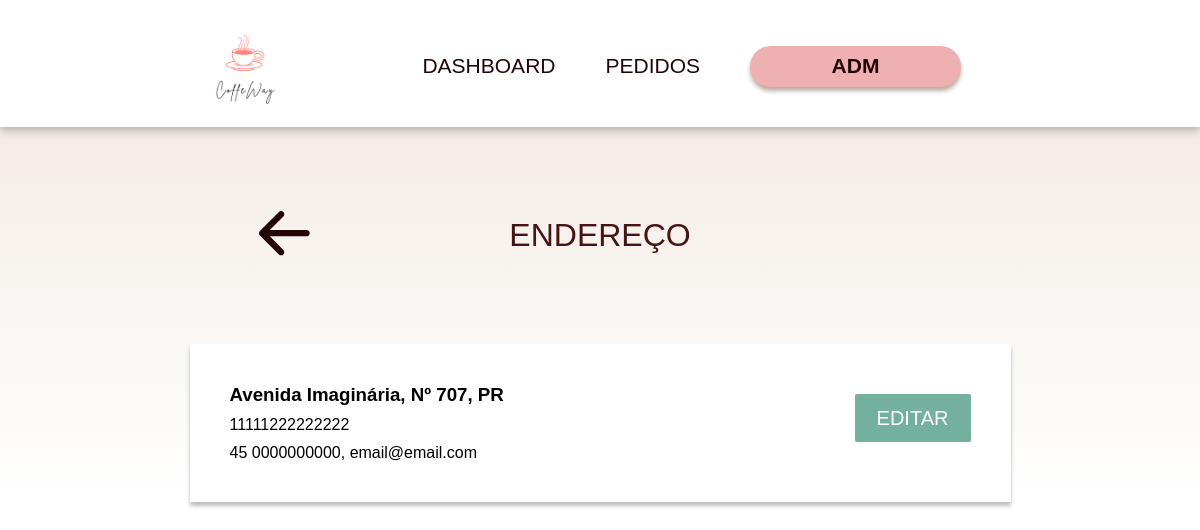
/listarEndereco.php, run on the app's committed database.
### tables this page shows
CREATE TABLE `loja` (
  `id` int(11) NOT NULL,
  `cnpj` varchar(14) NOT NULL,
  `uf` char(2) NOT NULL,
  `rua` varchar(200) NOT NULL,
  `telefone` varchar(18) NOT NULL,
  `email` varchar(90) NOT NULL
);

### listarEndereco.php (the view, shortened to what this page needs)
<?php
include_once('config/conexao.php');
$sql = "SELECT id, cnpj, uf, rua, telefone, email FROM loja";
mysqli_set_charset($conexao, "utf8");
$result = mysqli_query($conexao, $sql);
?>
<!DOCTYPE html>
<html lang="pt-br">
<head>
    <link rel="stylesheet" href="assets/css/styleAdm.css">
</head>
<body>
    <header>
        <div class="container header">
            <div class="logo">
                <a href=""><img class="logo" src="assets/images/logo.png" /></a>
            </div>
            <div class="menu">
                <nav>
                    <ul>
                        <li><a href="dashboard.php">DASHBOARD</a></li>
                        <li><a href="admPedidos.php">PEDIDOS</a></li>
                        <li>
                            <a href="adm.php">
                                <div class="admLogado"><?php echo $_SESSION['user_name']; ?><strong>ADM</strong></div>
                            </a>
                        </li>
                    </ul>
                </nav>
            </div>
    </header>
    <section class="areaEstilizada">
        <div class="menuAdmArea">
            <div class="tituloTopoArea">
                <div class="textoTopo">
                    <a class="setaVoltar" href="dashboard.php">
                    </a>
                    <p class="tituloCadastro">ENDEREÇO</p>
                </div>
            </div>
            <section class="listarEnderecoArea">
                <div class="listarEnderecoCaixa">
                    <?php
                    while ($row = mysqli_fetch_assoc($result)) {
                        $idEndereco = $row['id'];
                        $cnpj = $row['cnpj'];
                        $uf = $row['uf'];
                        $rua = $row['rua'];
                        $telefone = $row['telefone'];
                        $email = $row['email'];
                    ?>
                        <div class="listarEnderecoCaixas">
                            <div class="listarEnderecoDesc">
                                <h3><?php echo $rua; ?>, <?php echo $uf; ?></h3>
                                <p><?php echo $cnpj; ?></p>
                                <p><?php echo $telefone; ?>, <?php echo $email; ?></p>
                            </div>
                            <div class="listarEnderecoBotoes">
                                <form action="admEditarEndereco.php?idEndereco=<?php echo $idEndereco; ?>" method="get">
                                    <input class="listarEnderecoEditar" name="EditarEndereco" type="submit" value="EDITAR">
                                </form>
                            </div>
                        </div>
                    <?php
                    }
                    ?>
                </div>
            </section>
        </div>
    </section>
</body>
</html>

### assets/css/styleAdm.css (style rules this page uses)
* { padding: 0; margin: 0; box-sizing: border-box; }
body { font-family: 'Jost', sans-serif; }
header { display: flex; justify-content: center; padding-top: 10px; padding-bottom: 5px; background-color: #fff; filter: drop-shadow(0px 4px 4px rgba(0, 0, 0, 0.25)); }
header .logo { width: 112px; }
.container { display: flex; justify-content: space-between; width: 822px; }
.logo { display: flex; align-items: center; }
.menu { display: flex; align-items: center; }
.menu nav { display: flex; }
.menu ul { width: 100%; display: flex; align-items: center; justify-content: space-between; list-style: none; }
.menu ul li { margin-left: 50px; }
.menu ul li a { text-decoration: none; color: #220404; font-size: 21px; }
.admLogado { display: flex; align-items: center; justify-content: center; gap: 10px ; width: 211px; height: 41px; border-radius: 50px; background: #EEB0B0; box-shadow: 0px 4px 4px 0px #BAADA8; }
.areaEstilizada { background-image: linear-gradient(180deg, #F4EDE7 2.29%, rgba(244, 237, 231, 0) 100%); }
.menuAdmArea { width: 100%; display: flex; flex-direction: column; align-items: center; }
.tituloTopoArea { width: 683px; position: relative; display: flex; align-items: center; justify-content: center; }
.textoTopo { margin-top: 90px; display: flex; align-items: center; }
.tituloCadastro { color: #471414; font-size: 32px; font-weight: 500; }
.setaVoltar { position: absolute; left: 0; }
section input { margin-bottom: 10px; padding: 5px; width: 100%; height: 37px; border-radius: 50px; border: none; }
.listarEnderecoArea { margin-top: 5%; display: flex; flex-direction: column; align-items: center; justify-content: center; width: 100%; }
.listarEnderecoCaixa { display: flex; flex-direction: column; margin-top: 30px; background-color: #fff; width: 821px; background: #FFF; box-shadow: 0px 4px 4px 0px rgba(0, 0, 0, 0.25); }
.listarEnderecoCaixas { padding: 40px; display: flex; justify-content: space-between; align-items: center; background-color: #fff; width: 100%; background: #FFF; }
.listarEnderecoDesc { max-width: 350px; display: flex; flex-direction: column; gap: 10px; }
.listarEnderecoBotoes { display: flex; gap: 15px; }
.listarEnderecoEditar { display: flex; align-items: center; justify-content: center; font-size: 20px; width: 116px; height: 48px; color: #fff; border-radius: 2px; background: #73B09E; }

### data on the page
loja: rua "Avenida Imaginária, Nº 707", uf "PR", cnpj "11111222222222", telefone "45 0000000000", email "email@email.com"
